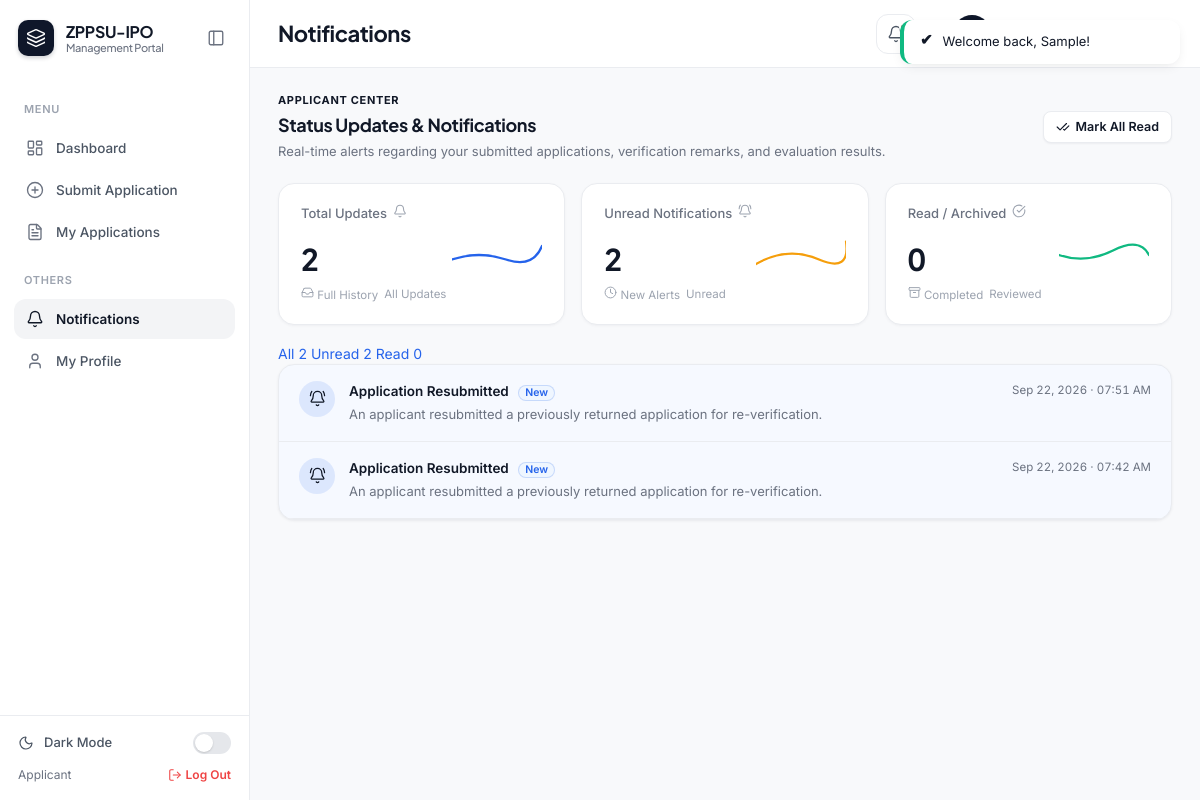
/applicant/notifications.php (signed in), run on the app's committed database.
### tables this page shows
CREATE TABLE `notifications` (
    `notification_id` INT UNSIGNED AUTO_INCREMENT PRIMARY KEY,
    `user_id`         INT UNSIGNED NOT NULL,
    `title`           VARCHAR(150) NOT NULL,
    `message`         TEXT NOT NULL,
    `link`            VARCHAR(255) DEFAULT NULL,
    `is_read`         TINYINT(1) NOT NULL DEFAULT 0,
    `created_at`      TIMESTAMP DEFAULT CURRENT_TIMESTAMP,
    CONSTRAINT `fk_notif_user` FOREIGN KEY (`user_id`)
        REFERENCES `users` (`user_id`) ON DELETE CASCADE
);

### includes/functions.php (called while the page is built, shortened)
<?php
function clean($value)
{
    return htmlspecialchars(trim($value ?? ''), ENT_QUOTES, 'UTF-8');
}
function sanitize_input($value)
{
    return trim(strip_tags($value ?? ''));
}
function format_date($datetime, $format = 'M d, Y h:i A')
{
    return date($format, strtotime($datetime));
}

### applicant/notifications.php (the view, shortened to what this page needs)
<?php
require_once __DIR__ . '/../includes/functions.php';
$filter = sanitize_input($_GET['filter'] ?? 'all');
$whereFilter = '';
$kpiStmt = mysqli_prepare($conn, "
    SELECT
        COUNT(*) AS total_all,
        COALESCE(SUM(is_read = 0), 0) AS total_unread,
        COALESCE(SUM(is_read = 1), 0) AS total_read
    FROM notifications
    WHERE user_id = ?
");
mysqli_stmt_bind_param($kpiStmt, 'i', $_SESSION['user_id']);
mysqli_stmt_execute($kpiStmt);
$kpiStats = mysqli_fetch_assoc(mysqli_stmt_get_result($kpiStmt)) ?: [
    'total_all' => 0,
    'total_unread' => 0,
    'total_read' => 0
];
$stmt = mysqli_prepare($conn, "SELECT * FROM notifications WHERE user_id = ? $whereFilter ORDER BY created_at DESC LIMIT 50");
mysqli_stmt_bind_param($stmt, 'i', $_SESSION['user_id']);
mysqli_stmt_execute($stmt);
$notifications = mysqli_stmt_get_result($stmt);
require_once __DIR__ . '/../includes/header.php';
?>
<div class="sub-header-bar">
    <div>
        <div style="font-size:11px;font-weight:700;text-transform:uppercase;letter-spacing:0.06em;color:var(--color-primary);margin-bottom:2px;">Applicant Center</div>
        <h2 style="font-size:18px;margin:0 0 4px;font-weight:700;">Status Updates &amp; Notifications</h2>
        <div style="font-size:13px;color:var(--color-text-muted);">Real-time alerts regarding your submitted applications, verification remarks, and evaluation results.</div>
    </div>
    <div class="action-controls-group">
        <?php if ($kpiStats['total_unread'] > 0): ?>
        <a href="<?= BASE_URL ?>applicant/notifications.php?mark_all=1" class="btn btn-outline btn-sm" style="gap:6px;">
            <i data-lucide="check-check" style="width:14px;height:14px;"></i> Mark All Read
        </a>
        <?php endif; ?>
    </div>
</div>
<div class="kpi-grid" style="grid-template-columns: repeat(3, 1fr); margin-bottom:18px;">
    <div class="kpi-card">
        <div class="kpi-card-header">
            <span>Total Updates</span>
            <span class="info-icon" title="All notifications received for your filings"><i data-lucide="bell" style="width:14px;height:14px;"></i></span>
        </div>
        <div class="kpi-card-main">
            <div class="kpi-card-value tabular"><?= number_format($kpiStats['total_all']) ?></div>
            <svg class="kpi-sparkline" viewBox="0 0 100 40" fill="none">
                <path d="M0,25 Q30,15 60,25 T100,10" stroke="#2563EB" stroke-width="2.5" stroke-linecap="round"/>
            </svg>
        </div>
        <div class="kpi-card-footer">
            <span class="kpi-trend up"><i data-lucide="inbox" style="width:13px;height:13px;"></i> Full History</span>
            <span>All Updates</span>
        </div>
    </div>
    <div class="kpi-card">
        <div class="kpi-card-header">
            <span>Unread Notifications</span>
            <span class="info-icon" title="Updates you haven't opened yet"><i data-lucide="bell-ring" style="width:14px;height:14px;"></i></span>
        </div>
        <div class="kpi-card-main">
            <div class="kpi-card-value tabular" style="color:var(--color-primary);"><?= number_format($kpiStats['total_unread']) ?></div>
            <svg class="kpi-sparkline" viewBox="0 0 100 40" fill="none">
                <path d="M0,30 Q35,10 70,25 T100,5" stroke="#F59E0B" stroke-width="2.5" stroke-linecap="round"/>
            </svg>
        </div>
        <div class="kpi-card-footer">
            <span class="kpi-trend <?= $kpiStats['total_unread'] > 0 ? 'up' : 'neutral' ?>">
                <i data-lucide="clock" style="width:13px;height:13px;"></i> <?= $kpiStats['total_unread'] > 0 ? 'New Alerts' : 'Caught Up' ?>
            </span>
            <span>Unread</span>
        </div>
    </div>
    <div class="kpi-card">
        <div class="kpi-card-header">
            <span>Read / Archived</span>
            <span class="info-icon" title="Previously opened notifications"><i data-lucide="check-circle" style="width:14px;height:14px;"></i></span>
        </div>
        <div class="kpi-card-main">
            <div class="kpi-card-value tabular"><?= number_format($kpiStats['total_read']) ?></div>
            <svg class="kpi-sparkline" viewBox="0 0 100 40" fill="none">
                <path d="M0,20 Q30,30 60,15 T100,20" stroke="#10B981" stroke-width="2.5" stroke-linecap="round"/>
            </svg>
        </div>
        <div class="kpi-card-footer">
            <span class="kpi-trend neutral"><i data-lucide="archive" style="width:13px;height:13px;"></i> Completed</span>
            <span>Reviewed</span>
        </div>
    </div>
</div>
<div class="filter-card">
    <div class="filter-row">
        <div class="segmented-control">
            <a href="<?= BASE_URL ?>applicant/notifications.php?filter=all" class="segment-btn <?= $filter === 'all' ? 'active' : '' ?>">
                All <span class="count-pill"><?= number_format($kpiStats['total_all']) ?></span>
            </a>
            <a href="<?= BASE_URL ?>applicant/notifications.php?filter=unread" class="segment-btn <?= $filter === 'unread' ? 'active' : '' ?>">
                Unread <span class="count-pill"><?= number_format($kpiStats['total_unread']) ?></span>
            </a>
            <a href="<?= BASE_URL ?>applicant/notifications.php?filter=read" class="segment-btn <?= $filter === 'read' ? 'active' : '' ?>">
                Read <span class="count-pill"><?= number_format($kpiStats['total_read']) ?></span>
            </a>
        </div>
    </div>
</div>
<div class="card" style="box-shadow:var(--shadow-sm);border:1px solid var(--color-border);border-radius:var(--radius-lg);overflow:hidden;">
    <div class="card-body" style="padding:0;">
        <?php if (mysqli_num_rows($notifications) === 0): ?>
            <div class="empty-state" style="padding:56px 20px;text-align:center;">
                <div style="width:52px;height:52px;border-radius:50%;background:var(--color-bg);display:flex;align-items:center;justify-content:center;margin:0 auto 12px;color:var(--color-text-muted);">
                    <i data-lucide="bell-off" style="width:26px;height:26px;"></i>
                </div>
                <div style="font-weight:600;font-size:15px;color:var(--color-text);margin-bottom:4px;">No notifications found</div>
                <div style="font-size:13px;color:var(--color-text-muted);">You're all caught up! New updates on your intellectual property submissions will appear here.</div>
            </div>
        <?php else: ?>
            <?php while ($n = mysqli_fetch_assoc($notifications)): ?>
            <a href="<?= BASE_URL ?>applicant/notifications.php?mark=<?= $n['notification_id'] ?>"
               style="display:flex;gap:14px;padding:16px 20px;border-bottom:1px solid var(--color-border);<?= $n['is_read'] ? 'background:var(--color-surface);' : 'background:rgba(37,99,235,0.04);' ?>color:inherit;text-decoration:none;transition:background var(--transition-fast);">
                <div style="width:36px;height:36px;border-radius:50%;background:<?= $n['is_read'] ? 'var(--color-bg)' : 'rgba(37,99,235,0.12)' ?>;display:flex;align-items:center;justify-content:center;color:<?= $n['is_read'] ? 'var(--color-text-muted)' : 'var(--color-primary)' ?>;flex-shrink:0;">
                    <i data-lucide="<?= $n['is_read'] ? 'bell' : 'bell-ring' ?>" style="width:17px;height:17px;"></i>
                </div>
                <div style="flex:1;">
                    <div style="display:flex;justify-content:space-between;align-items:center;margin-bottom:4px;">
                        <div style="font-weight:600;font-size:13.5px;color:var(--color-text);">
                            <?= clean($n['title']) ?>
                            <?php if (!$n['is_read']): ?>
                                <span class="badge badge-info" style="font-size:10.5px;margin-left:6px;padding:2px 6px;">New</span>
                            <?php endif; ?>
                        </div>
                        <span class="tabular" style="font-size:11.5px;color:var(--color-text-muted);white-space:nowrap;">
                            <?= format_date($n['created_at'], 'M d, Y · h:i A') ?>
                        </span>
                    </div>
                    <div style="font-size:13px;color:var(--color-text-muted);line-height:1.5;">
                        <?= clean($n['message']) ?>
                    </div>
                </div>
            </a>
            <?php endwhile; ?>
        <?php endif; ?>
    </div>
</div>
<?php require_once __DIR__ . '/../includes/footer.php'; ?>

### data on the page
notifications: is_read 0 (drawn), title "Application Resubmitted", created_at "Sep 22, 2026 · 07:51 AM", message "An applicant resubmitted a previously returned application for re-verification."
notifications: is_read 0 (drawn), title "Application Resubmitted", created_at "Sep 22, 2026 · 07:42 AM", message "An applicant resubmitted a previously returned application for re-verification."

### other printed values
$label "Dashboard Submit Application My Applications Notifications My Profile"
$_SESSION['role_name'] "Applicant"
$pageTitle "Notifications"
$kpiStats['total_all'] "2"
$kpiStats['total_unread'] "2"
$kpiStats['total_read'] "0"
